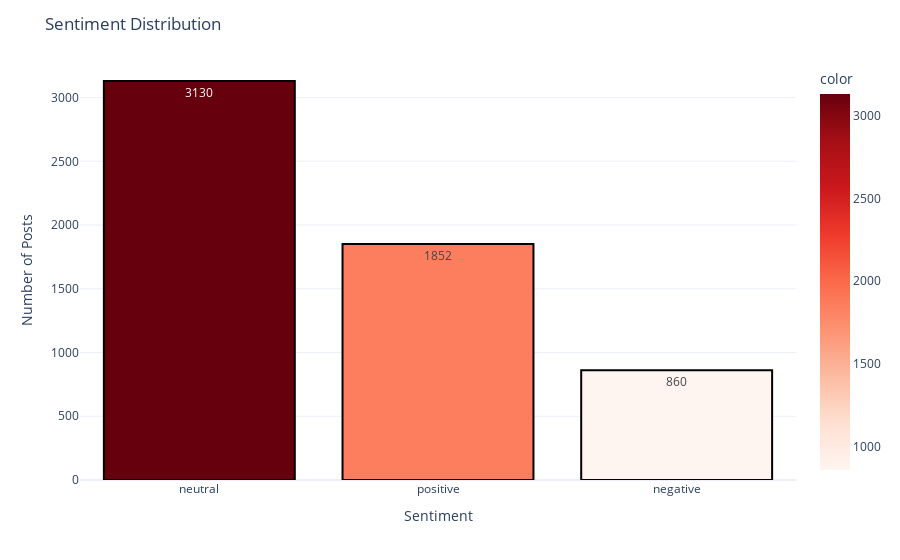

The notebook cell saved with this chart:
### Code cell
sentiment_counts = data['Sentiment'].value_counts().sort_values(ascending=False)[:10]

    fig = px.bar(x=sentiment_counts.index,
                y=sentiment_counts.values,
                color=sentiment_counts.values,
                text=sentiment_counts.values,
                color_continuous_scale='reds'
                )

    fig.update_layout(
        title_text='Sentiment Distribution',
        template='plotly_white',
        xaxis=dict(
            title='Sentiment',
        ),
        yaxis=dict(
            title='Number of Posts',
        )
    )

    fig.update_traces(marker_line_color='black',
                    marker_line_width=2,
                    opacity=1.0)

    fig.show()

### Figure 1 — Plotly figure (JSON) as saved in the notebook; plotly's stock layout.template omitted (floating-point values rounded to 4 significant figures)
{"data": [{"alignmentgroup": "True", "hovertemplate": "x=%{x}<br>y=%{y}<br>text=%{text}<br>color=%{marker.color}<extra></extra>", "legendgroup": "", "marker": {"color": [3130, 1852, 860], "coloraxis": "coloraxis", "line": {"color": "black", "width": 2}, "pattern": {"shape": ""}}, "name": "", "offsetgroup": "", "opacity": 1, "orientation": "v", "showlegend": false, "text": [3130, 1852, 860], "textposition": "auto", "type": "bar", "x": ["neutral", "positive", "negative"], "xaxis": "x", "y": [3130, 1852, 860], "yaxis": "y"}], "layout": {"barmode": "relative", "coloraxis": {"colorbar": {"title": {"text": "color"}}, "colorscale": [[0, "rgb(255,245,240)"], [0.125, "rgb(254,224,210)"], [0.25, "rgb(252,187,161)"], [0.375, "rgb(252,146,114)"], [0.5, "rgb(251,106,74)"], [0.625, "rgb(239,59,44)"], [0.75, "rgb(203,24,29)"], [0.875, "rgb(165,15,21)"], [1, "rgb(103,0,13)"]]}, "legend": {"tracegroupgap": 0}, "margin": {"t": 60}, "title": {"text": "Sentiment Distribution"}, "xaxis": {"anchor": "y", "domain": [0, 1], "title": {"text": "Sentiment"}}, "yaxis": {"anchor": "x", "domain": [0, 1], "title": {"text": "Number of Posts"}}}}
